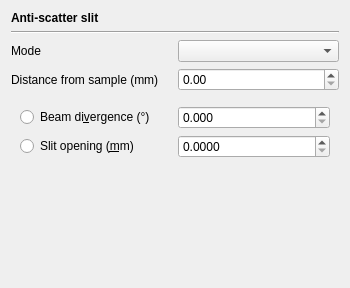
<?xml version="1.0" encoding="UTF-8"?>
<ui version="4.0">
 <class>OpticsConfigPageSslitForm</class>
 <widget class="QWidget" name="OpticsConfigPageSslitForm">
  <property name="geometry">
   <rect>
    <x>0</x>
    <y>0</y>
    <width>350</width>
    <height>288</height>
   </rect>
  </property>
  <property name="windowTitle">
   <string>Form</string>
  </property>
  <layout class="QGridLayout" name="gridLayout_2">
   <item row="2" column="0">
    <widget class="QLabel" name="label_2">
     <property name="text">
      <string>Mode</string>
     </property>
    </widget>
   </item>
   <item row="0" column="0" colspan="2">
    <widget class="QLabel" name="label">
     <property name="font">
      <font>
       <weight>75</weight>
       <bold>true</bold>
      </font>
     </property>
     <property name="text">
      <string>Anti-scatter slit</string>
     </property>
    </widget>
   </item>
   <item row="2" column="1">
    <widget class="QComboBox" name="comboBoxMode"/>
   </item>
   <item row="4" column="0" colspan="2">
    <widget class="QStackedWidget" name="stackedWidget">
     <property name="currentIndex">
      <number>0</number>
     </property>
     <widget class="QWidget" name="page">
      <layout class="QGridLayout" name="gridLayout">
       <item row="0" column="0">
        <widget class="QRadioButton" name="radioButtonBeamDiv">
         <property name="text">
          <string>Beam di&amp;vergence (°)</string>
         </property>
        </widget>
       </item>
       <item row="1" column="0">
        <widget class="QRadioButton" name="radioButtonSlitPos">
         <property name="text">
          <string>Slit opening (&amp;mm)</string>
         </property>
        </widget>
       </item>
       <item row="0" column="1">
        <widget class="QDoubleSpinBox" name="doubleSpinBoxDiv">
         <property name="toolTip">
          <string>adiv</string>
         </property>
         <property name="decimals">
          <number>3</number>
         </property>
         <property name="maximum">
          <double>10.000000000000000</double>
         </property>
         <property name="singleStep">
          <double>0.100000000000000</double>
         </property>
        </widget>
       </item>
       <item row="1" column="1">
        <widget class="QDoubleSpinBox" name="doubleSpinBoxSslitW">
         <property name="toolTip">
          <string>SSlitW</string>
         </property>
         <property name="decimals">
          <number>4</number>
         </property>
         <property name="maximum">
          <double>99.989999999999995</double>
         </property>
         <property name="singleStep">
          <double>0.100000000000000</double>
         </property>
        </widget>
       </item>
       <item row="3" column="0" colspan="2">
        <spacer name="verticalSpacer_2">
         <property name="orientation">
          <enum>Qt::Vertical</enum>
         </property>
         <property name="sizeHint" stdset="0">
          <size>
           <width>20</width>
           <height>40</height>
          </size>
         </property>
        </spacer>
       </item>
      </layout>
     </widget>
     <widget class="QWidget" name="page_2">
      <layout class="QGridLayout" name="gridLayout_3">
       <item row="0" column="1">
        <widget class="QDoubleSpinBox" name="doubleSpinBoxIrr">
         <property name="toolTip">
          <string>airr</string>
         </property>
        </widget>
       </item>
       <item row="0" column="0">
        <widget class="QLabel" name="label_4">
         <property name="text">
          <string>Irradiated length (mm)</string>
         </property>
        </widget>
       </item>
       <item row="1" column="0" colspan="2">
        <spacer name="verticalSpacer">
         <property name="orientation">
          <enum>Qt::Vertical</enum>
         </property>
         <property name="sizeHint" stdset="0">
          <size>
           <width>20</width>
           <height>40</height>
          </size>
         </property>
        </spacer>
       </item>
      </layout>
     </widget>
    </widget>
   </item>
   <item row="1" column="0" colspan="2">
    <widget class="Line" name="line">
     <property name="orientation">
      <enum>Qt::Horizontal</enum>
     </property>
    </widget>
   </item>
   <item row="3" column="1">
    <widget class="QDoubleSpinBox" name="doubleSpinBoxSslitR">
     <property name="toolTip">
      <string>SSlitR</string>
     </property>
     <property name="maximum">
      <double>9999.000000000000000</double>
     </property>
    </widget>
   </item>
   <item row="3" column="0">
    <widget class="QLabel" name="label_3">
     <property name="text">
      <string>Distance from sample (mm)</string>
     </property>
    </widget>
   </item>
  </layout>
 </widget>
 <tabstops>
  <tabstop>comboBoxMode</tabstop>
  <tabstop>radioButtonBeamDiv</tabstop>
  <tabstop>doubleSpinBoxDiv</tabstop>
  <tabstop>radioButtonSlitPos</tabstop>
  <tabstop>doubleSpinBoxSslitW</tabstop>
  <tabstop>doubleSpinBoxIrr</tabstop>
 </tabstops>
 <resources/>
 <connections/>
</ui>
